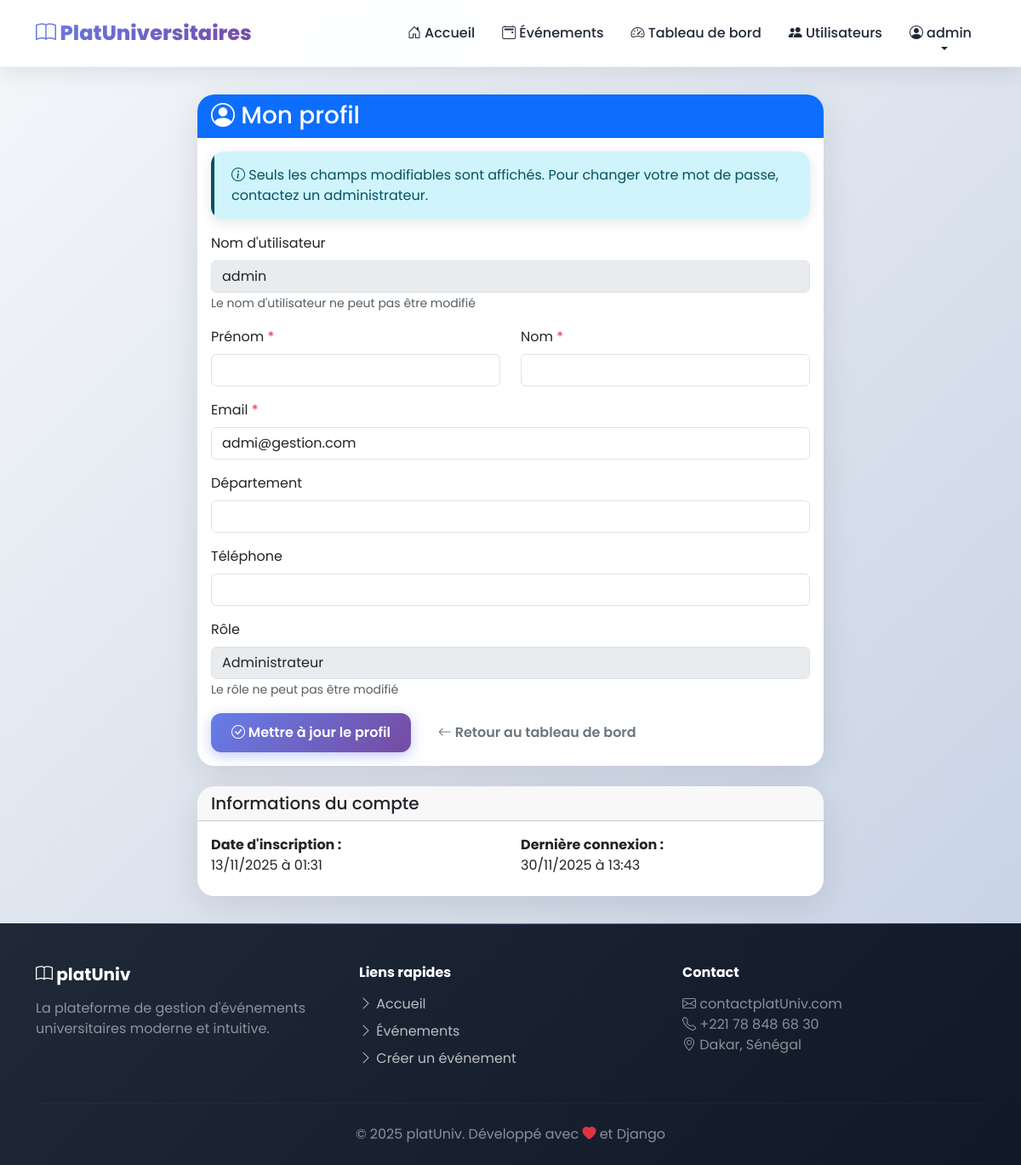
Screenshot of /profil/ (signed in) with the database file from the repository.
### evenements/models.py (models this page shows, shortened)
class Utilisateur(AbstractUser):
    ROLE_CHOICES = [
        ('etudiant', 'Étudiant'),
        ('admin', 'Administrateur'),
    ]
    role = models.CharField(max_length=20, choices=ROLE_CHOICES, default='etudiant')
    departement = models.CharField(max_length=100, blank=True)
    telephone = models.CharField(max_length=20, blank=True)
    class Meta:
        verbose_name = 'Utilisateur'
        verbose_name_plural = 'Utilisateurs'
    def est_admin(self):
        return self.role == 'admin'

### evenements/views.py (the view)
# urls.py: path('profil/', views.profil, name='profil'),
@login_required
def profil(request):
    if request.method == 'POST':
        form = ProfilForm(request.POST, instance=request.user)
        if form.is_valid():
            form.save()
            messages.success(request, 'Profil mis à jour avec succès.')
            return redirect('profil')
    else:
        form = ProfilForm(instance=request.user)
    return render(request, 'evenements/profil.html', {'form': form})

### evenements/templates/evenements/profil.html (shortened to what this page needs)
{% extends 'evenements/base.html' %}
{% block content %}
<div class="container">
    <div class="row justify-content-center">
        <div class="col-lg-8">
            <div class="card">
                <div class="card-header bg-primary text-white">
                    <h3 class="mb-0">
                        <i class="bi bi-person-circle"></i> Mon profil
                    </h3>
                </div>
                <div class="card-body">
                    <form method="post">
                        <div class="alert alert-info">
                            <i class="bi bi-info-circle"></i>
                            Seuls les champs modifiables sont affichés. Pour changer votre mot de passe,
                            contactez un administrateur.
                        </div>
                        <div class="mb-3">
                            <label class="form-label">Nom d'utilisateur</label>
                            <input type="text" class="form-control" value="{{ user.username }}" disabled>
                            <small class="text-muted">Le nom d'utilisateur ne peut pas être modifié</small>
                        </div>
                        <div class="row">
                            <div class="col-md-6 mb-3">
                                <label for="{{ form.first_name.id_for_label }}" class="form-label">
                                    {{ form.first_name.label }} <span class="text-danger">*</span>
                                </label>
                                {{ form.first_name }}
                            </div>
                            <div class="col-md-6 mb-3">
                                <label for="{{ form.last_name.id_for_label }}" class="form-label">
                                    {{ form.last_name.label }} <span class="text-danger">*</span>
                                </label>
                                {{ form.last_name }}
                            </div>
                        </div>
                        <div class="mb-3">
                            <label for="{{ form.email.id_for_label }}" class="form-label">
                                {{ form.email.label }} <span class="text-danger">*</span>
                            </label>
                            {{ form.email }}
                        </div>
                        <div class="mb-3">
                            <label for="{{ form.departement.id_for_label }}" class="form-label">
                                {{ form.departement.label }}
                            </label>
                            {{ form.departement }}
                        </div>
                        <div class="mb-3">
                            <label for="{{ form.telephone.id_for_label }}" class="form-label">
                                {{ form.telephone.label }}
                            </label>
                            {{ form.telephone }}
                        </div>
                        <div class="mb-3">
                            <label class="form-label">Rôle</label>
                            <input type="text" class="form-control" value="{{ user.get_role_display }}" disabled>
                            <small class="text-muted">Le rôle ne peut pas être modifié</small>
                        </div>
                        <div class="d-flex gap-2">
                            <button type="submit" class="btn btn-primary">
                                <i class="bi bi-check-circle"></i> Mettre à jour le profil
                            </button>
                            <a href="{% url 'tableau_bord' %}" class="btn btn-outline-secondary">
                                <i class="bi bi-arrow-left"></i> Retour au tableau de bord
                            </a>
                        </div>
                    </form>
                </div>
            </div>
            <div class="card mt-4">
                <div class="card-header">
                    <h5 class="mb-0">Informations du compte</h5>
                </div>
                <div class="card-body">
                    <div class="row">
                        <div class="col-md-6 mb-2">
                            <strong>Date d'inscription :</strong><br>
                            {{ user.date_joined|date:"d/m/Y à H:i" }}
                        </div>
                        <div class="col-md-6 mb-2">
                            <strong>Dernière connexion :</strong><br>
                            {{ user.last_login|date:"d/m/Y à H:i" }}
                        </div>
                    </div>
                </div>
            </div>
        </div>
    </div>
</div>
{% endblock %}

### evenements/templates/evenements/base.html (shortened to what this page needs)
<!DOCTYPE html>
<html lang="fr">
<head>
    <link href="https://cdn.jsdelivr.net/npm/bootstrap@5.3.0/dist/css/bootstrap.min.css" rel="stylesheet">
    <link rel="stylesheet" href="https://cdn.jsdelivr.net/npm/bootstrap-icons@1.10.0/font/bootstrap-icons.css">
</head>
<body>
    <nav class="navbar navbar-expand-lg sticky-top" id="mainNav">
        <div class="container">
            <a class="navbar-brand" href="{% url 'accueil' %}">
                <i class="bi bi-book"></i> PlatUniversitaires
            </a>
            <div class="collapse navbar-collapse" id="navbarNav">
                <ul class="navbar-nav ms-auto align-items-center">
                    <li class="nav-item">
                        <a class="nav-link" href="{% url 'accueil' %}">
                            <i class="bi bi-house-door"></i> Accueil
                        </a>
                    </li>
                    {% if user.is_authenticated %}
                        <li class="nav-item">
                            <a class="nav-link" href="{% url 'liste_evenements' %}">
                                <i class="bi bi-calendar2-event"></i> Événements
                            </a>
                        </li>
                        <li class="nav-item">
                            <a class="nav-link" href="{% url 'tableau_bord' %}">
                                <i class="bi bi-speedometer2"></i> Tableau de bord
                            </a>
                        </li>
                        {% if user.est_admin %}
                            <li class="nav-item">
                                <a class="nav-link" href="{% url 'gestion_utilisateurs' %}">
                                    <i class="bi bi-people-fill"></i> Utilisateurs
                                </a>
                            </li>
                        {% endif %}
                        <li class="nav-item dropdown">
                            <a class="nav-link dropdown-toggle" href="#" role="button" data-bs-toggle="dropdown">
                                <i class="bi bi-person-circle"></i> {{ user.first_name|default:user.username }}
                            </a>
                        </li>
                    {% endif %}
                </ul>
            </div>
        </div>
    </nav>
    <main class="fade-in">
        {% block content %}{% endblock %}
    </main>
    <footer>
        <div class="container">
            <div class="row">
                <div class="col-lg-4 mb-4 mb-lg-0">
                    <h5 class="fw-bold mb-3">
                        <i class="bi bi-book"></i> platUniv
                    </h5>
                    <p class="text-white-50">
                        La plateforme de gestion d'événements universitaires moderne et intuitive.
                    </p>
                </div>
                <div class="col-lg-4 mb-4 mb-lg-0">
                    <h6 class="fw-bold mb-3">Liens rapides</h6>
                    <ul class="list-unstyled footer-links">
                        <li class="mb-2">
                            <a href="{% url 'accueil' %}">
                                <i class="bi bi-chevron-right"></i> Accueil
                            </a>
                        </li>
                        <li class="mb-2">
                            <a href="{% url 'liste_evenements' %}">
                                <i class="bi bi-chevron-right"></i> Événements
                            </a>
                        </li>
                        {% if user.is_authenticated %}
                        <li class="mb-2">
                            <a href="{% url 'creer_evenement' %}">
                                <i class="bi bi-chevron-right"></i> Créer un événement
                            </a>
                        </li>
                        {% endif %}
                    </ul>
                </div>
                <div class="col-lg-4">
                    <h6 class="fw-bold mb-3">Contact</h6>
                    <p class="text-white-50">
                        <i class="bi bi-envelope"></i> contactplatUniv.com<br>
                        <i class="bi bi-telephone"></i> +221 78 848 68 30<br>
                        <i class="bi bi-geo-alt"></i> Dakar, Sénégal
                    </p>
                </div>
            </div>
            <hr class="my-4" style="border-color: rgba(255,255,255,0.1);">
            <div class="text-center text-white-50">
                <p class="mb-0">© 2025 platUniv. Développé avec <i class="bi bi-heart-fill text-danger"></i> et Django</p>
            </div>
        </div>
    </footer>
</body>
</html>

### evenements/templates/evenements/base.html (style rules this page uses)
:root { --primary-color: #667eea; --secondary-color: #764ba2; --success-color: #10b981; --warning-color: #f59e0b; --danger-color: #ef4444; --dark-color: #1f2937; --light-color: #f9fafb; }
* { margin: 0; padding: 0; box-sizing: border-box; }
body { min-height: 100vh; display: flex; flex-direction: column; font-family: 'Poppins', sans-serif; background: linear-gradient(135deg, #f5f7fa 0%, #c3cfe2 100%); background-attachment: fixed; }
.navbar { background: rgba(255, 255, 255, 0.95) !important; backdrop-filter: blur(10px); box-shadow: 0 4px 30px rgba(0, 0, 0, 0.1); border-bottom: 1px solid rgba(102, 126, 234, 0.1); padding: 1rem 0; transition: all 0.3s ease; }
.navbar-brand { font-weight: 800; font-size: 1.5rem; background: linear-gradient(135deg, var(--primary-color), var(--secondary-color)); -webkit-background-clip: text; -webkit-text-fill-color: transparent; background-clip: text; transition: all 0.3s ease; }
.nav-link { color: var(--dark-color) !important; font-weight: 500; position: relative; transition: all 0.3s ease; margin: 0 0.5rem; }
.nav-link::after { content: ''; position: absolute; bottom: 0; left: 50%; width: 0; height: 2px; background: linear-gradient(135deg, var(--primary-color), var(--secondary-color)); transition: all 0.3s ease; transform: translateX(-50%); }
main { flex: 1; padding-top: 2rem; padding-bottom: 2rem; }
.alert { border: none; border-radius: 15px; padding: 1rem 1.5rem; box-shadow: 0 4px 15px rgba(0, 0, 0, 0.1); animation: slideInRight 0.5s ease; position: relative; overflow: hidden; }
.alert::before { content: ''; position: absolute; left: 0; top: 0; height: 100%; width: 4px; background: currentColor; }
.card { border: none; border-radius: 20px; box-shadow: 0 10px 40px rgba(0, 0, 0, 0.1); transition: all 0.4s cubic-bezier(0.165, 0.84, 0.44, 1); overflow: hidden; background: white; }
.card::before { content: ''; position: absolute; top: 0; left: 0; width: 100%; height: 100%; background: linear-gradient(135deg, var(--primary-color), var(--secondary-color)); opacity: 0; transition: opacity 0.4s ease; z-index: 0; }
.card-body { position: relative; z-index: 1; }
.btn { border-radius: 12px; padding: 0.7rem 1.5rem; font-weight: 600; transition: all 0.3s ease; border: none; position: relative; overflow: hidden; }
.btn::before { content: ''; position: absolute; top: 50%; left: 50%; width: 0; height: 0; border-radius: 50%; background: rgba(255, 255, 255, 0.3); transform: translate(-50%, -50%); transition: width 0.6s, height 0.6s; }
.btn-primary { background: linear-gradient(135deg, var(--primary-color), var(--secondary-color)); box-shadow: 0 4px 15px rgba(102, 126, 234, 0.4); }
footer { background: linear-gradient(135deg, #1f2937 0%, #111827 100%); color: white; padding: 3rem 0 1.5rem; margin-top: auto; position: relative; overflow: hidden; }
footer::before { content: ''; position: absolute; top: 0; left: 0; right: 0; height: 1px; background: linear-gradient(90deg, transparent, var(--primary-color), transparent); }
.footer-links a { color: rgba(255, 255, 255, 0.7); text-decoration: none; transition: all 0.3s ease; display: inline-block; }
.fade-in { animation: fadeIn 0.6s ease; }

### rows the page displays
Utilisateur: first_name "admin", username "admin", email "admi@gestion.com", role "Administrateur", date_joined "13/11/2025 à 01:31", last_login "30/11/2025 à 13:43"
